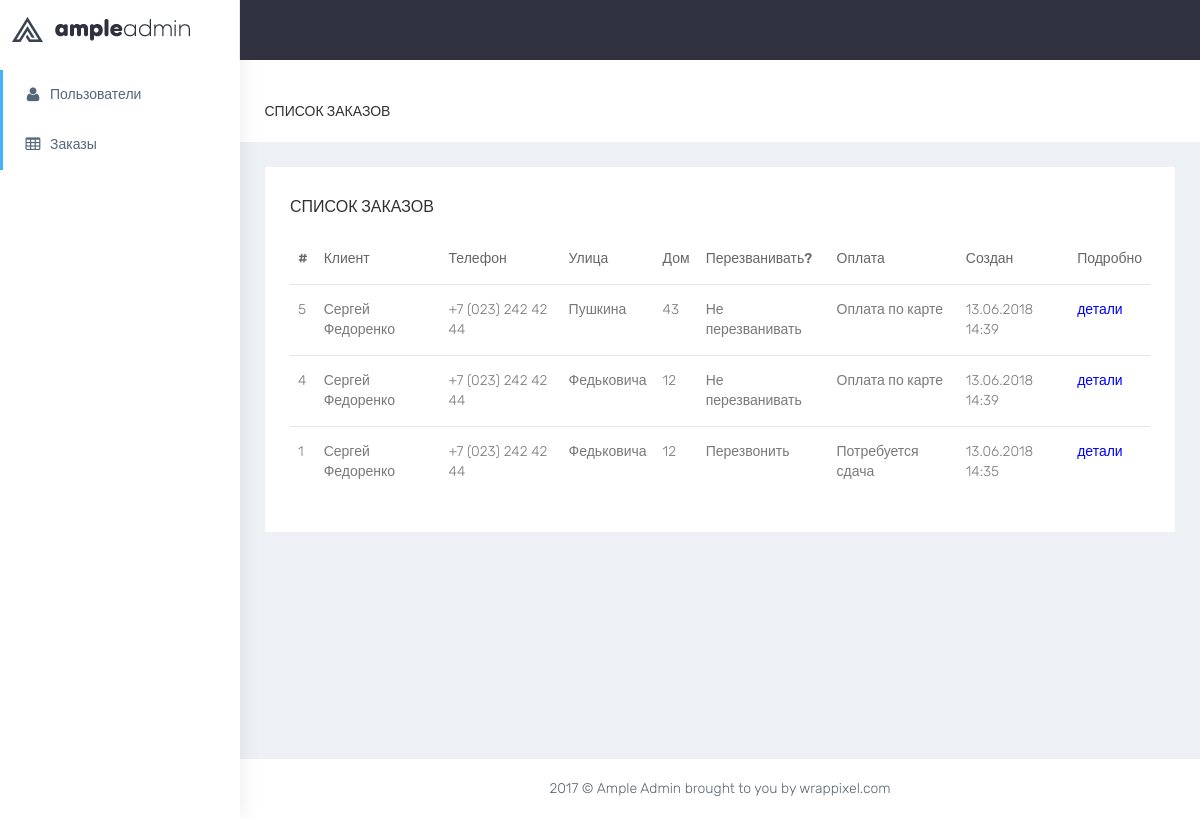
Screenshot of /admin/orders.php?id=1 with the database file from the repository.
### tables this page shows
CREATE TABLE `orders` (
  `id` int(11) NOT NULL,
  `user_id` int(11) NOT NULL,
  `street` varchar(150) NOT NULL,
  `home` varchar(50) NOT NULL,
  `part` varchar(50) DEFAULT NULL,
  `appt` varchar(50) DEFAULT NULL,
  `floor` varchar(50) DEFAULT NULL,
  `comment` text,
  `delivery_id` tinyint(4) DEFAULT NULL,
  `is_callback` tinyint(1) NOT NULL,
  `created` datetime NOT NULL
);

CREATE TABLE `users` (
  `id` int(11) NOT NULL,
  `email` varchar(200) NOT NULL,
  `name` varchar(100) NOT NULL,
  `phone` varchar(18) NOT NULL,
  `created` datetime NOT NULL
);

CREATE TABLE `deliveries` (
  `id` tinyint(4) NOT NULL,
  `name` varchar(100) NOT NULL
);

### admin/includes/functions.php (called while the page is built, shortened)
<?php
function getOrders()
{
    global $pdo;
    $userId = $_GET['id'];
    $sql = "SELECT o.`id`, o.`street`, o.`home`, o.`is_callback`, o.`created`, u.`name`,
            u.`phone`, d.`name` AS `payment`
            FROM `orders` o
            INNER JOIN `users` u ON u.`id` = o.`user_id`
            INNER JOIN `deliveries` d ON d.`id` = o.`delivery_id` ";
    if (!empty($userId)) {
        $sql .= "WHERE o.`user_id` = ? ORDER BY 1 DESC";
        $stmt = $pdo->prepare($sql);
        $stmt->execute([$userId]);
    } else {
        $sql .= "ORDER BY 1 DESC";
        $stmt = $pdo->prepare($sql);
        $stmt->execute();
    }
    $orders = $stmt->fetchAll();
    return count($orders) > 0 ? $orders : false;
}

### admin/orders.php (the view, shortened to what this page needs)
<?php
require('../bd.php');
require('includes/functions.php');
$orders = getOrders();
?>
<!DOCTYPE html>
<html lang="en">
<head>
    <link href="bootstrap/dist/css/bootstrap.min.css" rel="stylesheet">
    <link href="../plugins/bower_components/sidebar-nav/dist/sidebar-nav.min.css" rel="stylesheet">
    <link href="css/animate.css" rel="stylesheet">
    <link href="css/style.css" rel="stylesheet">
    <link href="css/colors/default.css" id="theme" rel="stylesheet">
</head>
<body class="fix-header">
<div id="wrapper">
    <?php
    include('header.php');
    ?>
    <?php
    include('navbar.php');
    ?>
    <div id="page-wrapper">
        <div class="container-fluid">
            <div class="row bg-title">
                <div class="col-lg-3 col-md-4 col-sm-4 col-xs-12">
                    <h4 class="page-title">Список заказов</h4> </div>
            </div>
            <div class="row">
                <div class="col-sm-12">
                    <div class="white-box">
                        <h3 class="box-title">Список заказов</h3>
                        <div class="table-responsive">
                            <table class="table">
                                <thead>
                                <tr>
                                    <th>#</th>
                                    <th>Клиент</th>
                                    <th>Телефон</th>
                                    <th>Улица</th>
                                    <th>Дом</th>
                                    <th>Перезванивать?</th>
                                    <th>Оплата</th>
                                    <th>Создан</th>
                                    <th>Подробно</th>
                                </tr>
                                </thead>
                                <tbody>
                                <?php
                                if ($orders !== false) {
                                    for ($i = 0; $i < count($orders); $i++) {
                                        echo '<tr>';
                                        echo '<td>' . $orders[$i]['id'] . '</td>';
                                        echo '<td>' . $orders[$i]['name'] . '</td>';
                                        echo '<td>' . $orders[$i]['phone'] . '</td>';
                                        echo '<td>' . $orders[$i]['street'] . '</td>';
                                        echo '<td>' . $orders[$i]['home'] . '</td>';
                                        echo '<td>' . ($orders[$i]['is_callback'] == 1 ? 'Не перезванивать' : 'Перезвонить') . '</td>';
                                        echo '<td>' . $orders[$i]['payment'] . '</td>';
                                        echo '<td>' . date("d.m.Y H:i", strtotime($orders[$i]['created'])) . '</td>';
                                        echo '<td><a href="details.php?id=' . $orders[$i]['id'] . '" style="color: blue;">детали</a></td>';
                                        echo '</tr>';
                                    }
                                } else {
                                    echo '<tr><td colspan="9">На данный момент заказов не существует.</td></tr>';
                                }
                                ?>
                                </tbody>
                            </table>
                        </div>
                    </div>
                </div>
            </div>
        </div>
        <?php
        include('footer.php');
        ?>
    </div>
</div>
</body>
</html>

### admin/css/colors/default.css (style rules this page uses)
body { background: #fff; }

### rows the page displays
orders: id "5", user.name "Сергей Федоренко", user.phone "+7 (023) 242 42 44", street "Пушкина", home "43", is_callback "Не перезванивать", delivery.name "Оплата по карте", created "13.06.2018 14:39"
orders: id "4", user.name "Сергей Федоренко", user.phone "+7 (023) 242 42 44", street "Федьковича", home "12", is_callback "Не перезванивать", delivery.name "Оплата по карте", created "13.06.2018 14:39"
orders: id "1", user.name "Сергей Федоренко", user.phone "+7 (023) 242 42 44", street "Федьковича", home "12", is_callback "Перезвонить", delivery.name "Потребуется сдача", created "13.06.2018 14:35"
